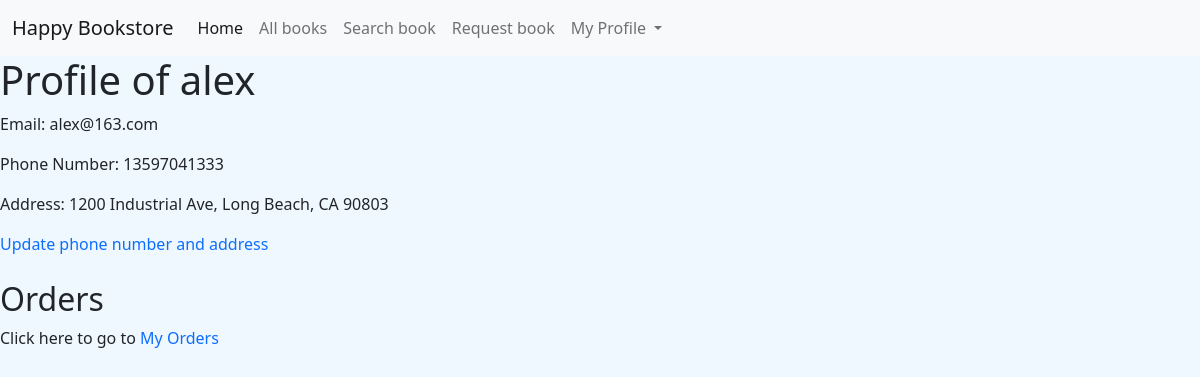
The app's page /users/profile/ (signed in) with its own data.
### users/models.py (models this page shows, shortened)
class Profile(models.Model):
    user = models.ForeignKey(settings.AUTH_USER_MODEL,on_delete=models.CASCADE,related_name="profile",null=True)
    phone_number = models.CharField(max_length=11,null=True)
    address = models.CharField(max_length=1000,null=True)

### users/views.py (the view)
# urls.py: path('profile/', profile, name='profile'),
def profile(response):
    return render(response,"users/profile.html")

### users/templates/users/profile.html (shortened to what this page needs)
<!DOCTYPE html>
{% extends 'main/base.html' %}
{% block content %}
{% if user.is_authenticated %}
    <h1>Profile of {{user.username}}</h1>
    <p>Email: {{ user.email }}</p>
    {% for profile in user.profile.all %}
        <p>Phone Number: {{profile.phone_number}}</p>
        <p>Address: {{profile.address}}</p>
    {% endfor %}
    <a href="{% url 'users:profile_update' %}">Update phone number and address</a>
    <br>
    <br>
    {% if not user.is_superuser %}
        <h2>Orders</h2>
        <p>Click here to go to <a href="{% url 'orders:user-order-list' %}">My Orders</a></p
    {% endif %}
{% else %}
    <h1>Please log in or register to view this page</h1>
{% endif %}
{% endblock %}

### main/static/style.css (style rules this page uses)
body { background-color: aliceblue; }
* { box-sizing: border-box; }
a { text-decoration: none; }

### records on screen
Profile: phone_number "13597041333", address "1200 Industrial Ave, Long Beach, CA 90803"

### other values on screen
{{ user.username }} "alex"
{{ user.email }} "alex@163.com"
